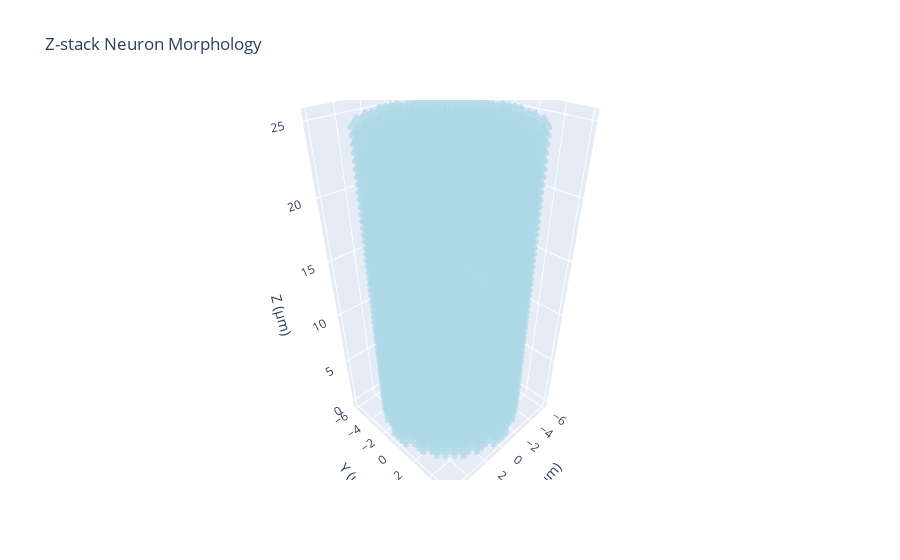

Write notebook code for a chart like this one.
### Markdown cell above
## 3. Visualizing the Torus Topology Z-stack

Let's visualize the torus topology to understand its 3D donut structure and central hole.

### Code cell
# Visualize the torus topology z-stack in 3D
print("🎨 Creating 3D visualization of torus topology z-stack...")

# Create interactive 3D plot
fig_torus = visualize_zstack_3d(
    torus_zstack, 
    metadata=torus_meta,
)

# Display the plot
fig_torus.show()

print("✓ 3D visualization complete!")
print("💡 Interact with the plot: rotate to see the classic donut shape")
print("🔍 Notice the central hole that goes completely through the torus")
print("🍩 This creates a topology with genus = 1 (one hole)")

### Figure 1 — Plotly figure (JSON) as saved in the notebook; plotly's stock layout.template omitted (floating-point values rounded to 4 significant figures; data arrays with more than 128 entries replaced by an {"elided": "..."} marker saying what was removed)
{"data": [{"marker": {"color": "lightblue", "opacity": 0.7, "size": 2}, "mode": "markers", "name": "Neuron Volume", "type": "scatter3d", "x": {"elided": "19056 float values"}, "y": {"elided": "19056 float values"}, "z": {"elided": "19056 float values"}}], "layout": {"scene": {"aspectmode": "data", "xaxis": {"title": {"text": "X (µm)"}}, "yaxis": {"title": {"text": "Y (µm)"}}, "zaxis": {"title": {"text": "Z (µm)"}}}, "title": {"text": "Z-stack Neuron Morphology"}}}
